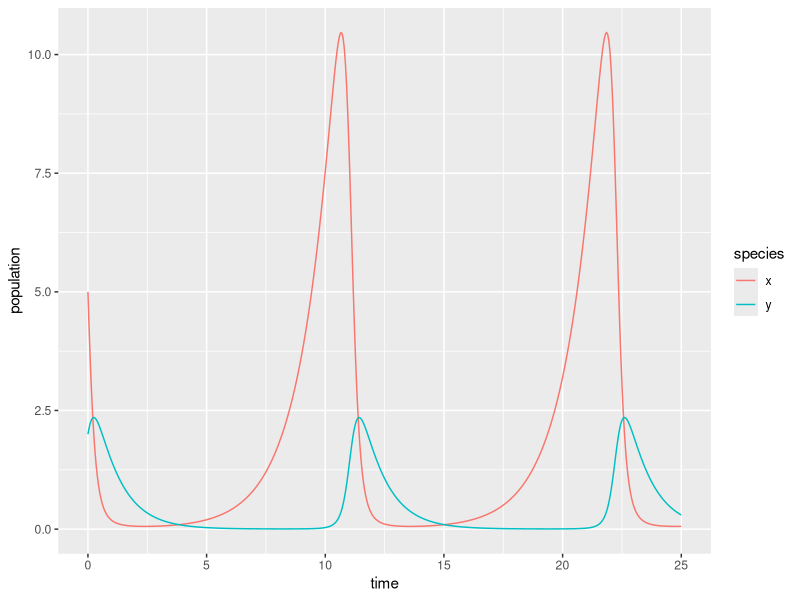

Reproduce this figure in R.
## ---- chunk 1
knitr::opts_chunk$set(echo = TRUE)
library(tidyverse)
library(deSolve)
library(kableExtra)
## ---- chunk 2
# Create a sequence of times (days): 
time <- seq(0, 25, by = 0.05)

# Set some parameter values (these can change - keep it in mind):
parameters <- c(alpha = .75, beta = 2, delta = 0.5, gamma = 1)

# Set the initial condition (prey and predator populations at t = 0).
# Recall: x = prey, y = predator
init_cond <- c(x = 5, y = 2)

# Prepare the series of differential equations as a function: 
lk_equations <- function(time, init_cond, parameters) {
  with(as.list(c(init_cond, parameters)), {
    dxdt = alpha * x - beta * x * y
    dydt = delta * x * y - gamma * y
    return(list(c(dxdt, dydt)))
  })
}

# Find the approximate the solution using `deSolve::ode()`:
approx_lk <- ode(y = init_cond, times = time, func = lk_equations, parms = parameters)

# Check the class: 
class(approx_lk)

# We really want this to be a data frame, and we want both prey (x) and predator (y) to be in the same column -- we'll learn why in EDS 221 (tidy data)
approx_lk_df <- data.frame(approx_lk) %>% 
  pivot_longer(cols = c(x,y), names_to = "species", values_to = "population")

# Plot it! 
ggplot(data = approx_lk_df, aes(x = time, y = population)) +
  geom_line(aes(color = species))
